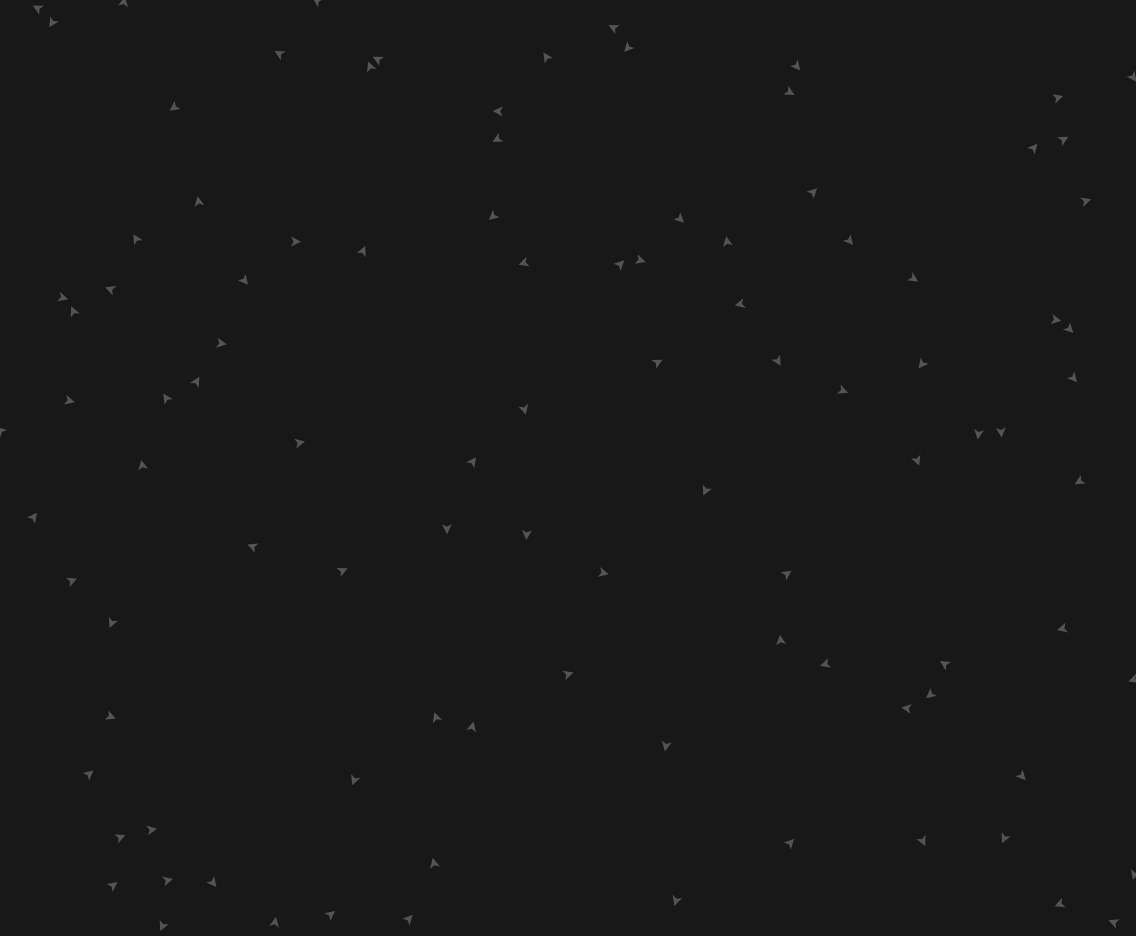
Frame 1 (no input)
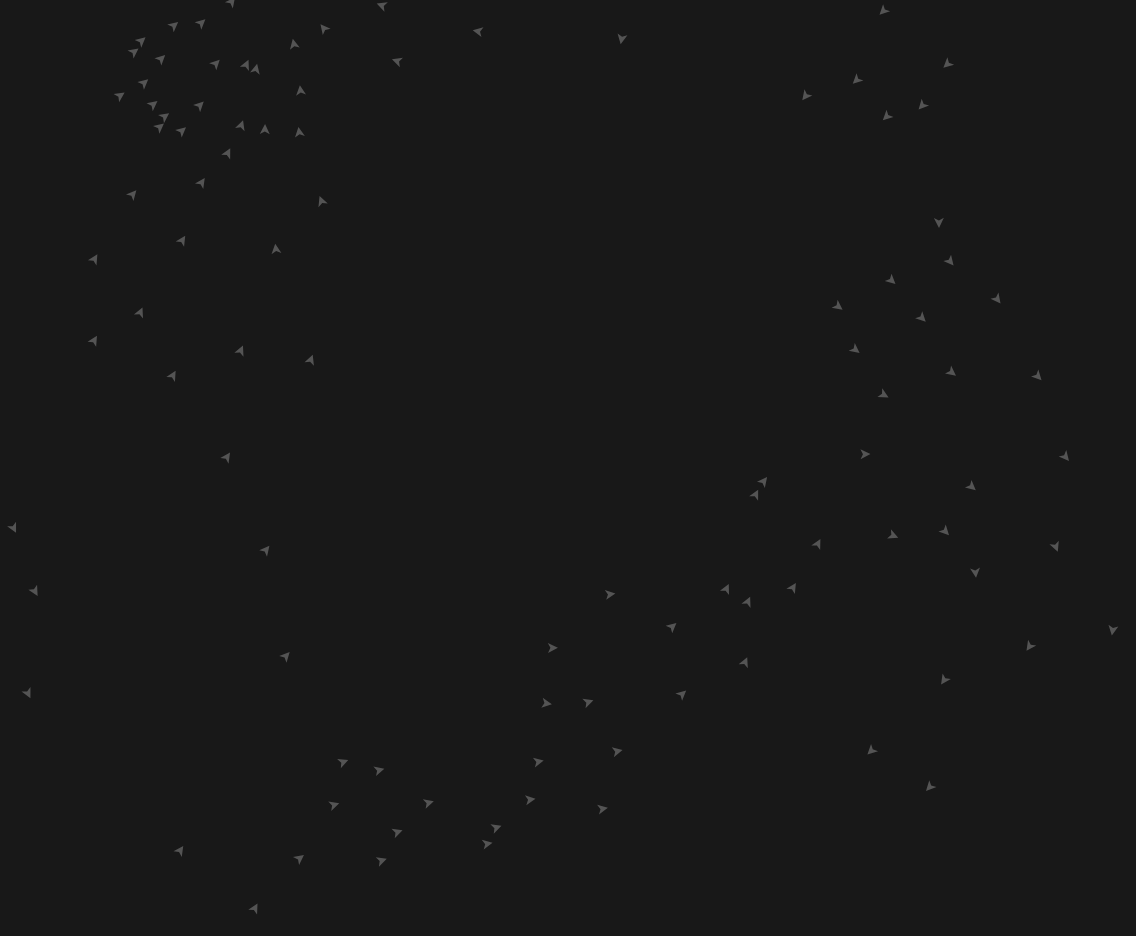
Frame 60 (no input)
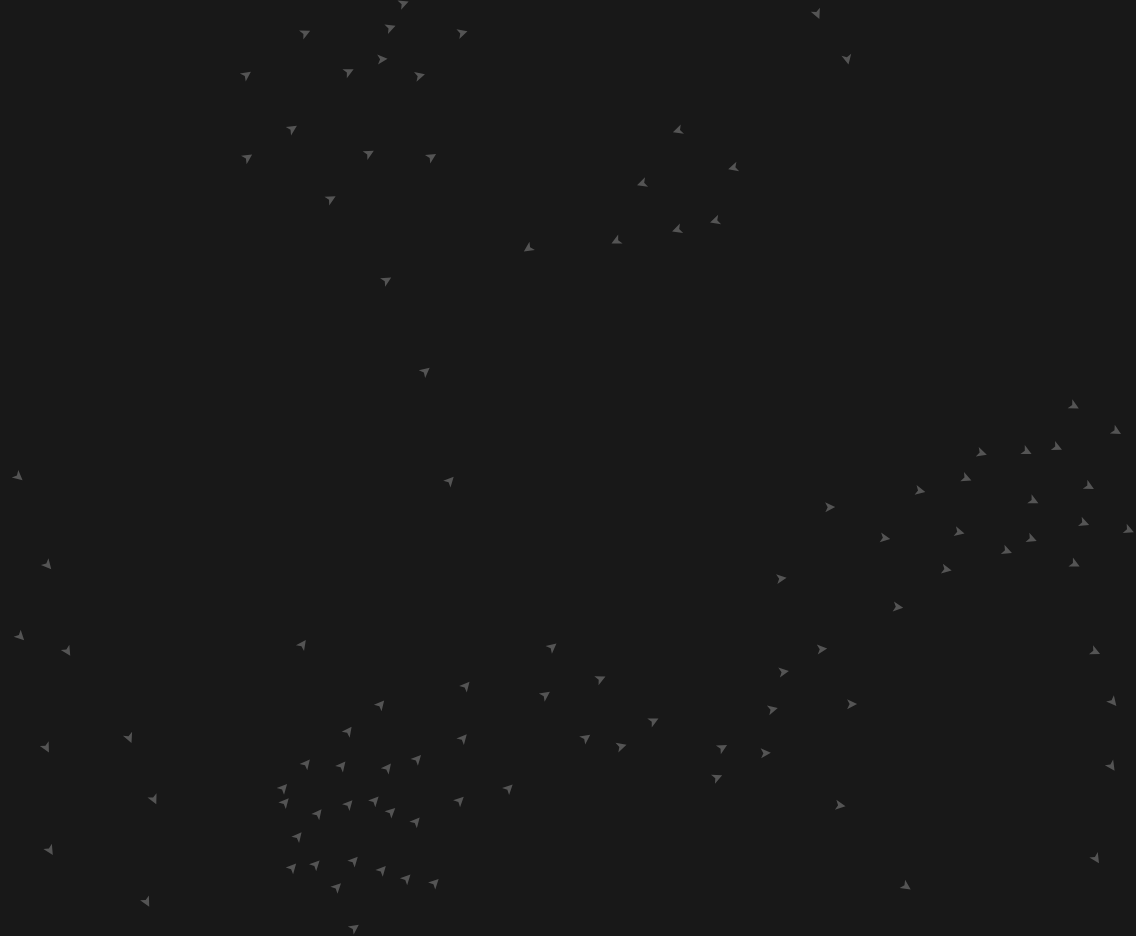
Frame 120 (the mouse pressed at the canvas centre since frame 60)

The p5.js sketch that drew these frames (run headless with seeded random() and noise() and a simulated clock; from frame 60 on, the mouse is pressed at the canvas centre):

// p5.js sketch
// ── sketch.js
const SKETCH_MARGIN = 32;

const INITIAL_PLANES_COUNT = 100;

const paper_planes = [];

function getCanvasWidth() {
  return windowWidth - SKETCH_MARGIN * 2;
}

function getCanvasHeight() {
  return windowHeight - SKETCH_MARGIN * 2;
}

function setup() {
  createCanvas(getCanvasWidth(), getCanvasHeight());

  noStroke();

  for (let i = 0; i < INITIAL_PLANES_COUNT; i++) {
    paper_planes.push(new PaperPlane());
  }
}

function draw() {
  background(24);

  if (keyIsPressed) {
    if (keyCode === UP_ARROW) {
      paper_planes.push(new PaperPlane());
    } else if (keyCode === DOWN_ARROW) {
      paper_planes.pop();
    }
  }

  paper_planes.forEach((paper_plane) => {
    if (mouseIsPressed) {
      let mouse_position = createVector(mouseX, mouseY);
      let distance = mouse_position.dist(paper_plane.position);
      let mouse_force = p5.Vector.sub(paper_plane.position, mouse_position);

      if (distance < 100) {
        paper_plane.applyForce(mouse_force);
      }
    }

    paper_plane.flocking(paper_planes);
    paper_plane.update();
    paper_plane.draw();
  });
}

// ── PaperPlane.js
class PaperPlane {
  constructor() {
    this.size = 5;
    this.position = createVector(random(width), random(height));
    this.velocity = p5.Vector.random2D().mult(random(1, 2));
    this.acceleration = createVector();
    this.max_speed = 4;
    // this.color = random(['red', 'slateblue', 'gold']);
    this.color = 84;
    // this.color = 'cyan';
    this.perceptionRadius = random(96, 128);
  }

  checkBoundries() {
    if (this.position.x < 0) {
      this.position.x = width;
    } else if (this.position.x > width) {
      this.position.x = 0;
    }

    if (this.position.y < 0) {
      this.position.y = height;
    } else if (this.position.y > height) {
      this.position.y = 0;
    }
  }

  alignment(paper_planes) {
    let count = 0;
    const result = createVector();

    paper_planes.forEach(paper_plane => {
      result.add(paper_plane.velocity);
      count++;
    });

    if (count > 0) {
      result.div(count);
    }

    return result;
  }

  cohesion(paper_planes) {
    let count = 0;
    const result = createVector();

    paper_planes.forEach(paper_plane => {
      result.add(paper_plane.position);
      count++;
    });

    if (count > 0) {
      result.div(count);
    }

    return result;
  }

  separation(paper_planes) {
    let count = 0;
    const result = createVector();

    paper_planes.forEach(paper_plane => {
      if (this === paper_plane) {
        return;
      }

      const force = p5.Vector.sub(this.position, paper_plane.position);
      force.div(p5.Vector.dist(this.position, paper_plane.position));
      result.add(force);
      count++;
    });

    if (count > 0) {
      result.div(count);
    }

    return result;
  }

  flocking(paper_planes) {
    const flock = paper_planes.filter(
      paper_plane => this.position.dist(paper_plane.position) < this.perceptionRadius
    );

    console.log(flock);

    this.applyForce(this.separation(flock).normalize());
    this.applyForce(this.alignment(flock).normalize());
    this.applyForce(p5.Vector.sub(this.cohesion(flock), this.position).normalize());
  }

  update() {
    this.velocity.add(this.acceleration).limit(this.max_speed);
    this.position.add(this.velocity);
    this.acceleration.set(0, 0);
    this.checkBoundries();
  }

  draw() {
    push();
    translate(this.position.x, this.position.y);
    rotate(this.velocity.heading());
    beginShape();
    fill(this.color);
    vertex(this.size, 0);
    vertex(-this.size, this.size);
    vertex(-this.size * .5, 0);
    vertex(-this.size, -this.size);
    endShape(CLOSE);
    pop();
  }

  applyForce(force) {
    this.acceleration.add(force);
  }
}
